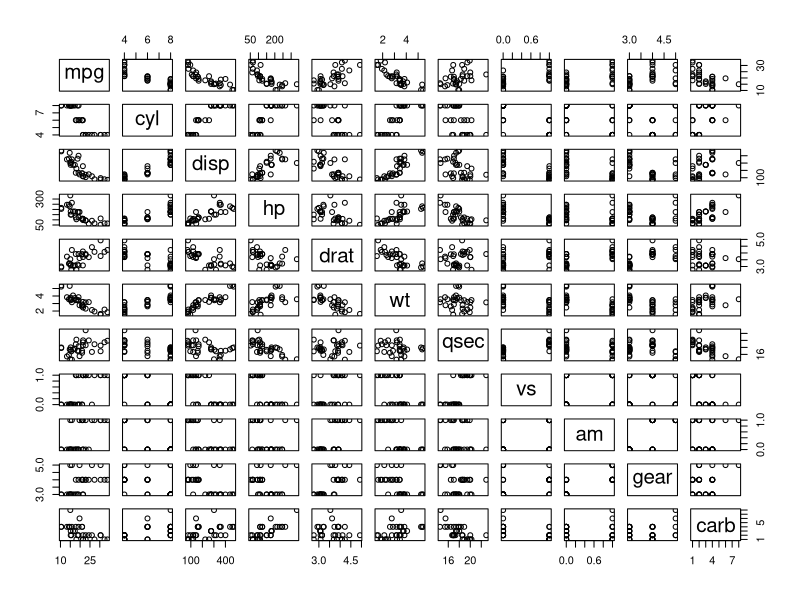
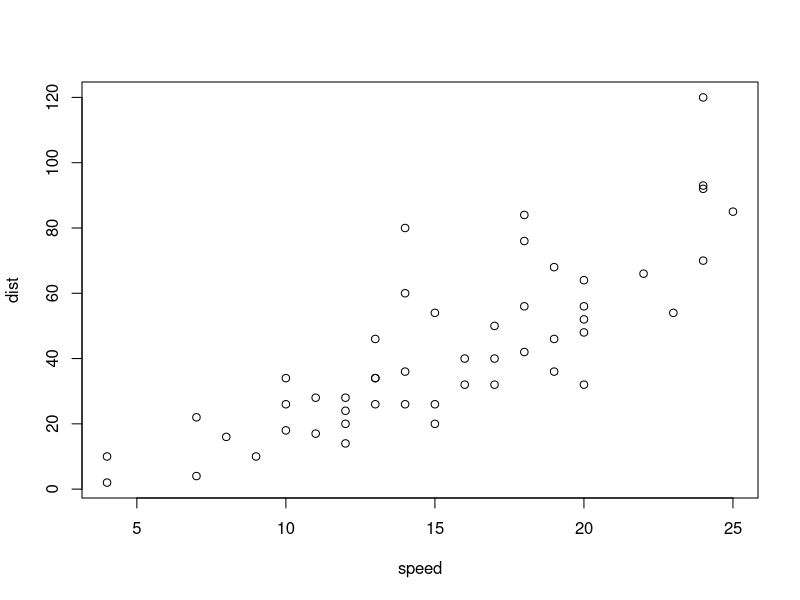

Write R code to recreate these figures, in order.
## ---- chunk 1
data(mtcars)
summary(mtcars)
pairs(mtcars)
## ---- chunk 2
plot(cars)
